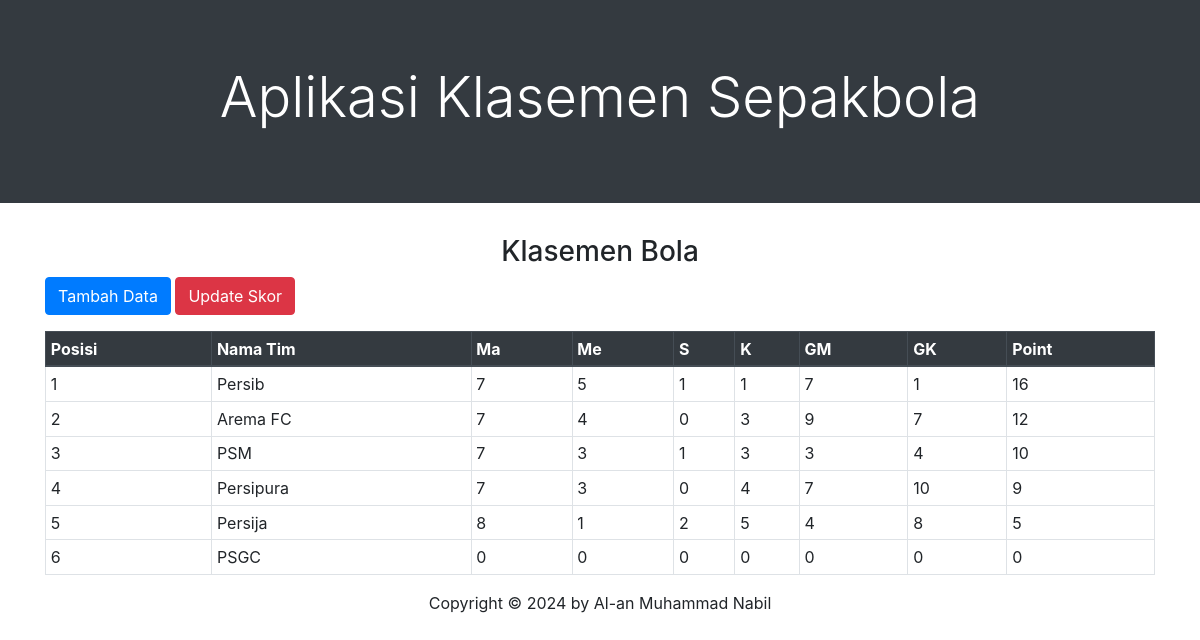
The page / on the database its author committed.
### tables this page shows
CREATE TABLE `bola` (
  `id` int(11) NOT NULL,
  `nama_tim` varchar(50) NOT NULL,
  `kota` varchar(50) NOT NULL,
  `jml_bermain` int(11) NOT NULL,
  `menang` int(11) NOT NULL,
  `seri` int(11) NOT NULL,
  `kalah` int(11) NOT NULL,
  `gol_menang` int(11) NOT NULL,
  `gol_kalah` int(11) NOT NULL,
  `poin` int(11) NOT NULL
);

### index.php (the view, shortened to what this page needs)
<?php
$host = 'localhost';
$username = 'root';
$password = '';
$database = 'klasemen';
$koneksi = mysqli_connect($host, $username, $password, $database);
$query = "SELECT * FROM bola ORDER BY poin DESC, gol_menang DESC";
$result = mysqli_query($koneksi, $query);
?>
<!DOCTYPE html>
<html>
<head>
    <link rel="stylesheet" href="https://maxcdn.bootstrapcdn.com/bootstrap/4.3.1/css/bootstrap.min.css">
</head>
<body >
    <div class="jumbotron jumbotron-fluid text-center bg-dark text-white">
        <div class="container">
            <h1 class="display-4">Aplikasi Klasemen Sepakbola</h1>
        </div>
    </div>
    <div class="container">
        <h3 class="text-center">Klasemen Bola</h3>
        <a class="btn btn-primary mb-3" href="add_tim.php" role="button">Tambah Data</a>
        <a class="btn btn-danger mb-3" href="update_skor.php" role="button">Update Skor</a>
        <table class="table table-bordered table-hover table-sm">
            <thead class="thead-dark">
                <tr>
                    <th>Posisi</th>
                    <th>Nama Tim</th>
                    <th>Ma</th>
                    <th>Me</th>
                    <th>S</th>
                    <th>K</th>
                    <th>GM</th>
                    <th>GK</th>
                    <th>Point</th>
                </tr>
            </thead>
            <tbody>
                <?php
                $posisi = 1;
                while ($row = mysqli_fetch_assoc($result)) {
                    echo '<tr>';
                    echo '<td>' . $posisi . '</td>';
                    echo '<td>' . $row['nama_tim'] . '</td>';
                    echo '<td>' . $row['jml_bermain'] . '</td>';
                    echo '<td>' . $row['menang'] . '</td>';
                    echo '<td>' . $row['seri'] . '</td>';
                    echo '<td>' . $row['kalah'] . '</td>';
                    echo '<td>' . $row['gol_menang'] . '</td>';
                    echo '<td>' . $row['gol_kalah'] . '</td>';
                    echo '<td>' . $row['poin'] . '</td>';
                    echo '</tr>';
                    $posisi++;
                }
                ?>
            </tbody>
        </table>
    </div>
</body>
<div class="footer">
    <p class="text-center">Copyright &copy; 2024 by Al-an Muhammad Nabil</p>
</div>
</html>

### rows shown on the page
bola: nama_tim "Persib", jml_bermain "7", menang "5", seri "1", kalah "1", gol_menang "7", gol_kalah "1", poin "16"
bola: nama_tim "Arema FC", jml_bermain "7", menang "4", seri "0", kalah "3", gol_menang "9", gol_kalah "7", poin "12"
bola: nama_tim "PSM", jml_bermain "7", menang "3", seri "1", kalah "3", gol_menang "3", gol_kalah "4", poin "10"
bola: nama_tim "Persipura", jml_bermain "7", menang "3", seri "0", kalah "4", gol_menang "7", gol_kalah "10", poin "9"
bola: nama_tim "Persija", jml_bermain "8", menang "1", seri "2", kalah "5", gol_menang "4", gol_kalah "8", poin "5"
bola: nama_tim "PSGC", jml_bermain "0", menang "0", seri "0", kalah "0", gol_menang "0", gol_kalah "0", poin "0"
